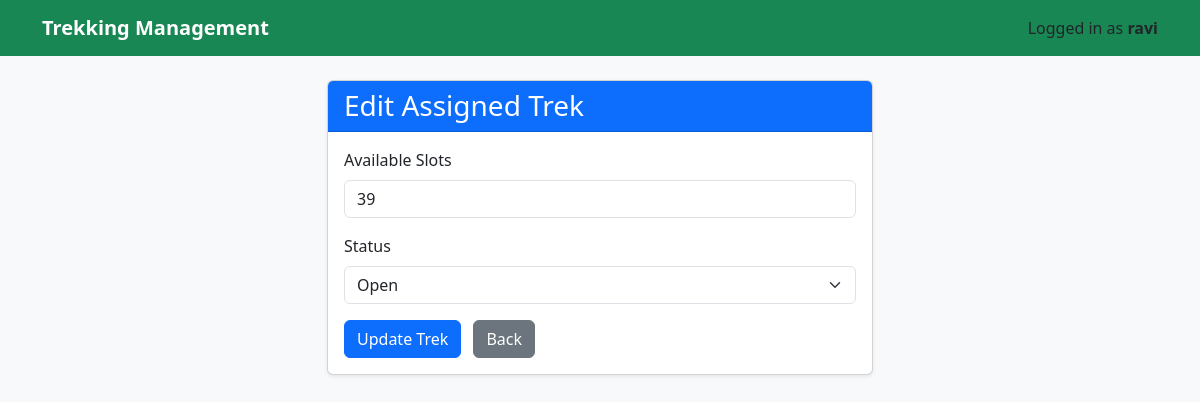
The page /staff_edit_trek/1 (signed in) on the database as committed earlier.
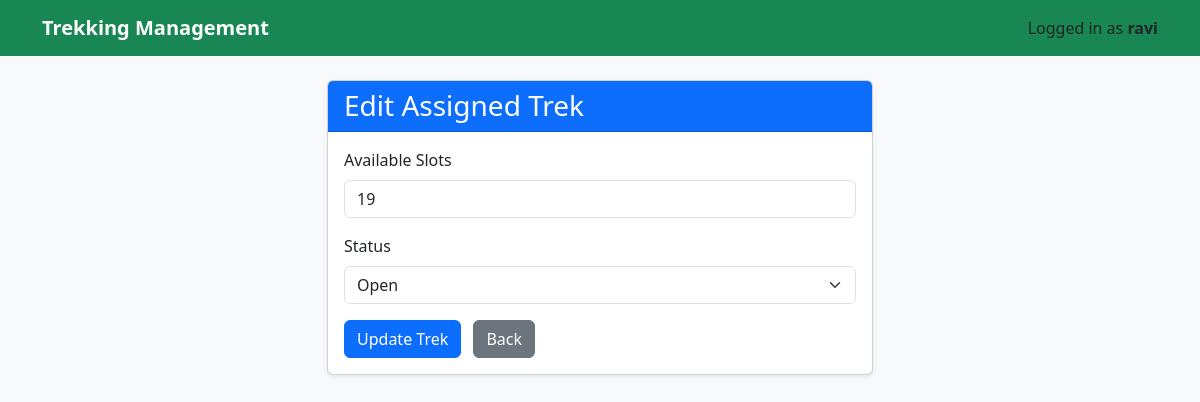
The same page on the database as committed later.
### models.py (models this page shows)
class Trek(db.Model):
    id = db.Column(db.Integer, primary_key=True)
    trek_name = db.Column(db.String(100), nullable=False)
    location = db.Column(db.String(100), nullable=False)
    difficulty = db.Column(db.String(20), nullable=False)
    duration = db.Column(db.String(30), nullable=False)
    available_slots = db.Column(db.Integer, nullable=False)
    assigned_staff = db.Column(db.Integer)
    status = db.Column(db.String(20), default="Open")
    description = db.Column(db.String(300))
    bookings = db.relationship("Booking", backref="trek", lazy=True)

### app.py (the view)
@app.route("/staff_edit_trek/<int:trek_id>", methods=["GET", "POST"])
def staff_edit_trek(trek_id):
    if "user_id" not in session or session["role"] != "staff":
        return redirect("/login")
    trek = Trek.query.get_or_404(trek_id)
    if trek.assigned_staff != session["user_id"]:
        return "Unauthorized Access"
    if request.method == "POST":
        trek.available_slots = request.form["available_slots"]
        trek.status = request.form["status"]
        db.session.commit()
        return redirect("/staff")
    return render_template(
        "staff_edit_trek.html",
        trek=trek
    )

### templates/staff_edit_trek.html (shortened to what this page needs)
{% extends "base.html" %}
{% block content %}
<div class="row justify-content-center">
    <div class="col-md-6">
        <div class="card shadow-sm">
            <div class="card-header bg-primary text-white">
                <h3 class="mb-0">Edit Assigned Trek</h3>
            </div>
            <div class="card-body">
                <form method="POST">
                    <div class="mb-3">
                        <label class="form-label">
                            Available Slots
                        </label>
                        <input
                            type="number"
                            name="available_slots"
                            class="form-control"
                            value="{{ trek.available_slots }}"
                            required>
                    </div>
                    <div class="mb-3">
                        <label class="form-label">
                            Status
                        </label>
                        <select
                            name="status"
                            class="form-select">
                            <option value="Open"
                            {% if trek.status=="Open" %}selected{% endif %}>
                                Open
                            </option>
                        </select>
                    </div>
                    <button
                        type="submit"
                        class="btn btn-primary">
                        Update Trek
                    </button>
                    <a
                        href="/staff"
                        class="btn btn-secondary ms-2">
                        Back
                    </a>
                </form>
            </div>
        </div>
    </div>
</div>
{% endblock %}

Rows that differ between the two databases and show on the page:
changed Trek "Open": available_slots "39" → "19"
